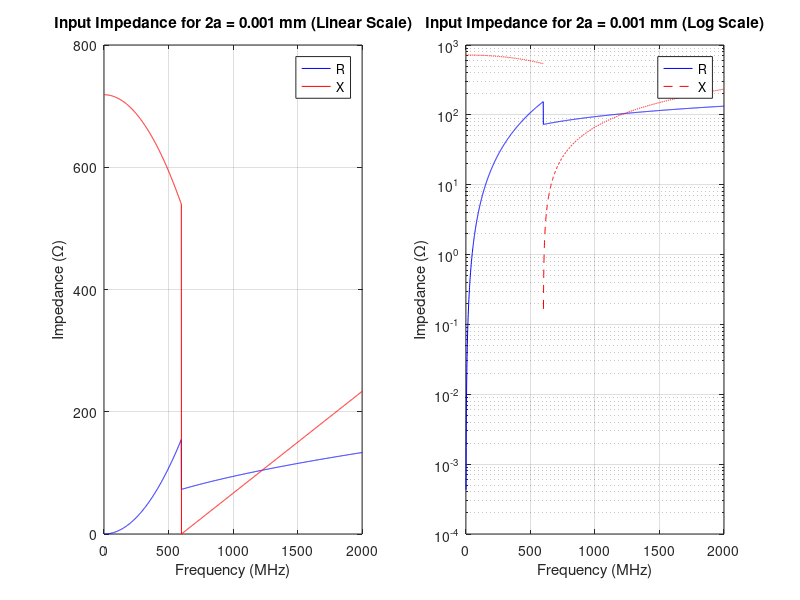
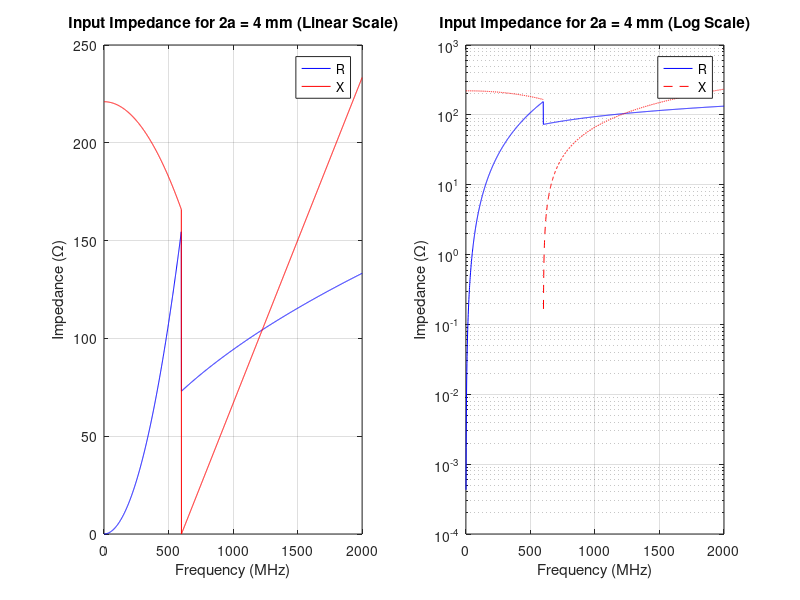
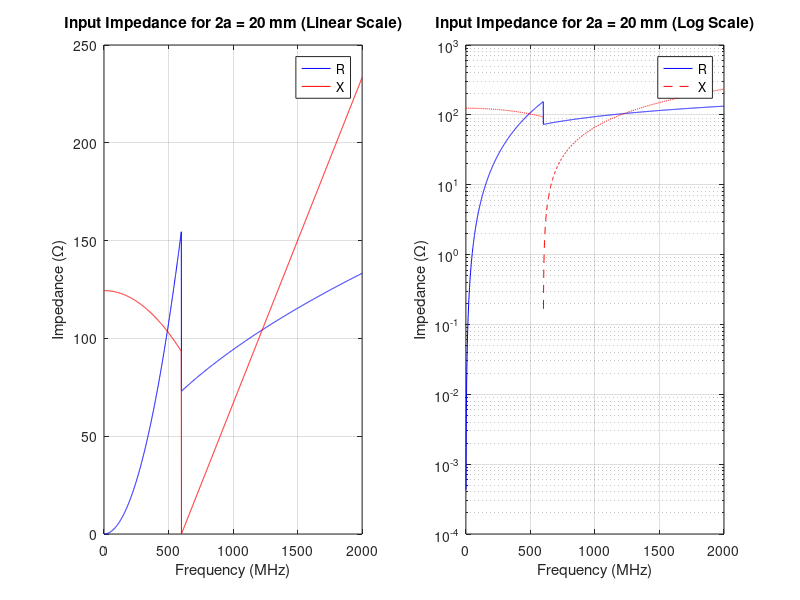

The MATLAB source for these figures, in order:
% Constants
c = 3e8; % Speed of light in vacuum (m/s)

% Antenna parameters
h = 0.25 / 2; % Half-length of the dipole in meters (125 mm)
a_values = [0.001/2, 4/2, 20/2] * 1e-3; % Radius values in meters (half diameters)

% Frequency range
freq = linspace(1e6, 2e9, 2000); % Frequencies from 1 MHz to 2 GHz

% Preallocate impedance arrays for different diameters
Zin = zeros(length(a_values), length(freq), 2); % Last dimension for R and X

% Calculate the input impedance for each diameter
for idx = 1:length(a_values)
    a = a_values(idx); % Current radius
    for f_idx = 1:length(freq)
        lambda = c / freq(f_idx); % Wavelength
        L = 2 * h; % Total length of the dipole
        
        % Radiation resistance and reactance formulas
        if L < lambda/2
            % Dipole shorter than half wavelength
            R = (pi^2 * (L/lambda)^2) / 6 * 120 * pi; % Approximate formula
            X = 60 * log((L/pi/a)) * (1 - (L/lambda)^2); % Approximate formula
        elseif L == lambda/2
            % Half-wave dipole
            R = 73; % Approximation for half-wave dipole in free space
            X = 0; % Reactance is zero at resonance
        else
            % Dipole longer than half wavelength, use empirical formulas or numerical methods
            R = 73 * (L / (lambda/2))^0.5; % Empirical scaling for longer dipoles
            X = 200 * (L/lambda - 0.5); % Rough empirical approximation
        end
        
        % Store the impedance values
        Zin(idx, f_idx, :) = [R, X];
    end
    
    % Plotting
    figure;
    subplot(1,2,1);
    plot(freq/1e6, squeeze(Zin(idx, :, 1)), 'b'); % Real part (R)
    hold on;
    plot(freq/1e6, squeeze(Zin(idx, :, 2)), 'r'); % Imaginary part (X)
    title(['Input Impedance for 2a = ', num2str(2*a*1e3), ' mm (Linear Scale)']);
    xlabel('Frequency (MHz)');
    ylabel('Impedance (\Omega)');
    legend('R', 'X');
    grid on;
    
    subplot(1,2,2);
    semilogy(freq/1e6, abs(squeeze(Zin(idx, :, 1))), 'b'); % Real part (R)
    hold on;
    semilogy(freq/1e6, abs(squeeze(Zin(idx, :, 2))), 'r--'); % Imaginary part (X)
    title(['Input Impedance for 2a = ', num2str(2*a*1e3), ' mm (Log Scale)']);
    xlabel('Frequency (MHz)');
    ylabel('Impedance (\Omega)');
    legend('R', 'X');
    grid on;
end
